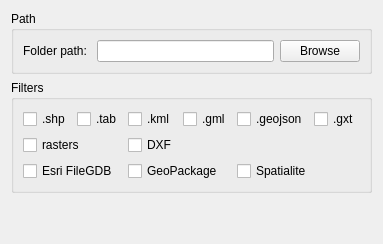
<?xml version="1.0" encoding="UTF-8"?>
<ui version="4.0">
 <class>TabFiles</class>
 <widget class="QWidget" name="TabFiles">
  <layout class="QVBoxLayout" name="verticalLayout">
   <item>
    <widget class="QGroupBox" name="FrPath">
     <property name="title">
      <string>Path</string>
     </property>
     <layout class="QGridLayout" name="path_layout">
      <item row="0" column="0">
       <widget class="QLabel" name="lb_target">
        <property name="text">
         <string>Folder path: </string>
        </property>
       </widget>
      </item>
      <item row="0" column="1">
       <widget class="QLineEdit" name="ent_target"/>
      </item>
      <item row="0" column="2">
       <widget class="QPushButton" name="btn_browse">
        <property name="text">
         <string>Browse</string>
        </property>
       </widget>
      </item>
     </layout>
    </widget>
   </item>
   <item>
    <widget class="QGroupBox" name="FrFilters">
     <property name="title">
      <string>Filters</string>
     </property>
     <layout class="QGridLayout" name="filters_layout">
      <item row="0" column="0">
       <widget class="QCheckBox" name="opt_shp">
        <property name="text">
         <string>.shp</string>
        </property>
       </widget>
      </item>
      <item row="0" column="1">
       <widget class="QCheckBox" name="opt_tab">
        <property name="text">
         <string>.tab</string>
        </property>
       </widget>
      </item>
      <item row="0" column="2">
       <widget class="QCheckBox" name="opt_kml">
        <property name="text">
         <string>.kml</string>
        </property>
       </widget>
      </item>
      <item row="0" column="3">
       <widget class="QCheckBox" name="opt_gml">
        <property name="text">
         <string>.gml</string>
        </property>
       </widget>
      </item>
      <item row="0" column="4">
       <widget class="QCheckBox" name="opt_geoj">
        <property name="text">
         <string>.geojson</string>
        </property>
       </widget>
      </item>
      <item row="0" column="5">
       <widget class="QCheckBox" name="opt_gxt">
        <property name="text">
         <string>.gxt</string>
        </property>
       </widget>
      </item>
      <item row="1" column="0" rowspan="1" colspan="2">
       <widget class="QCheckBox" name="opt_rast">
        <property name="text">
         <string>rasters</string>
        </property>
       </widget>
      </item>
      <item row="1" column="2">
       <widget class="QCheckBox" name="opt_dxf">
        <property name="text">
         <string>DXF</string>
        </property>
       </widget>
      </item>
      <item row="2" column="0" rowspan="1" colspan="2">
       <widget class="QCheckBox" name="opt_egdb">
        <property name="text">
         <string>Esri FileGDB</string>
        </property>
       </widget>
      </item>
      <item row="2" column="2" rowspan="1" colspan="2">
       <widget class="QCheckBox" name="opt_gpkg">
        <property name="text">
         <string>GeoPackage</string>
        </property>
       </widget>
      </item>
      <item row="2" column="4" rowspan="1" colspan="2">
       <widget class="QCheckBox" name="opt_spadb">
        <property name="text">
         <string>Spatialite</string>
        </property>
       </widget>
      </item>
     </layout>
    </widget>
   </item>
   <item>
    <spacer name="verticalSpacer">
     <property name="orientation">
      <enum>Qt::Orientation::Vertical</enum>
     </property>
     <property name="sizeHint" stdset="0">
      <size>
       <width>20</width>
       <height>40</height>
      </size>
     </property>
    </spacer>
   </item>
  </layout>
 </widget>
 <resources/>
 <connections/>
</ui>
